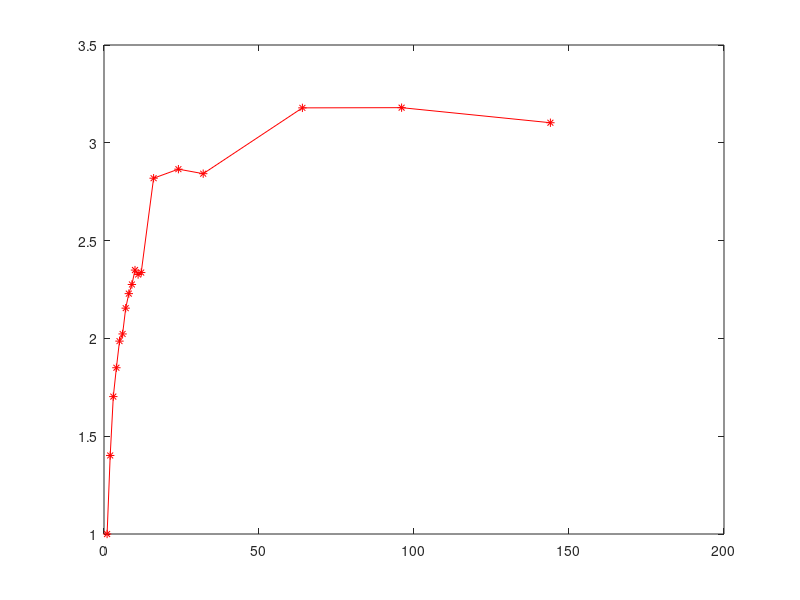

Here is the MATLAB script that generated this plot:
load MioTimesUpdatedExplicit.txt;
tq=MioTimesUpdatedExplicit(1,3);
sp = tq./MioTimesUpdatedExplicit(:,3);
plot(MioTimesUpdatedExplicit(:,2), sp, 'r*-')